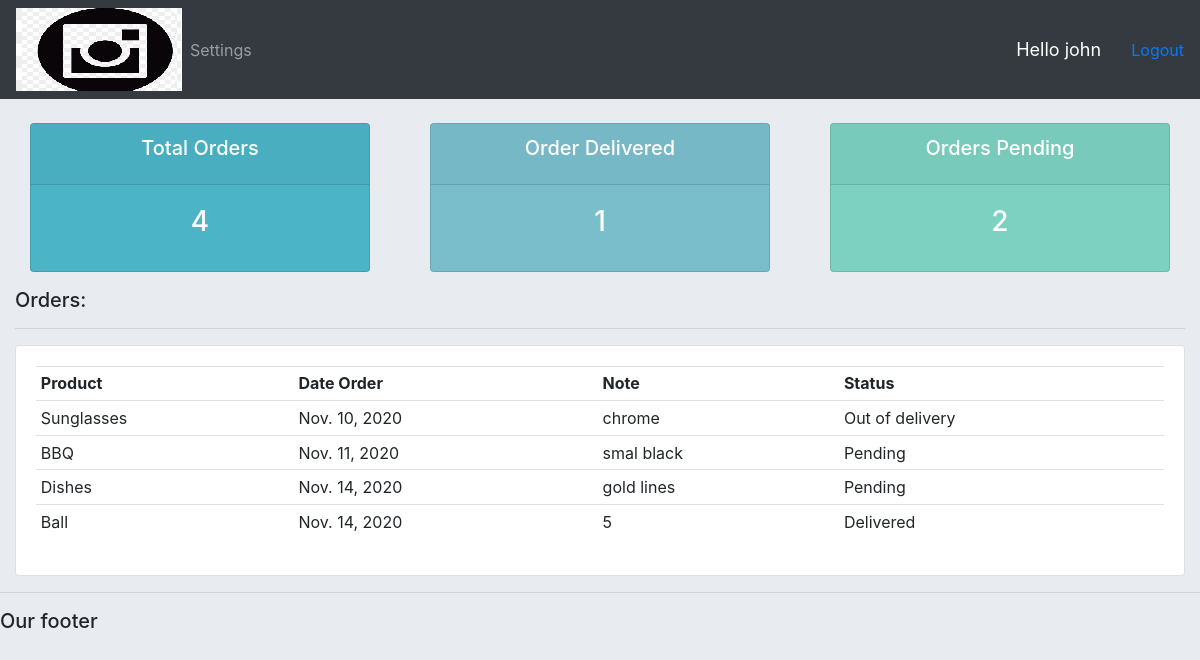
Page /user/ (signed in) on the committed database.
### accounts/models.py (models this page shows, shortened)
class Order(models.Model):
    STATUS = (
        ('Pending', 'Pending'),
        ('Out of delivery', 'Out of delivery'),
        ('Delivered', 'Delivered')
    )
    customer = models.ForeignKey(
        Customer, null=True, on_delete=models.SET_NULL)
    product = models.ForeignKey(Product, null=True, on_delete=models.SET_NULL)
    date_created = models.DateField(auto_now_add=True, null=True)
    status = models.CharField(
        max_length=255, null=True, choices=STATUS)
    note = models.CharField(max_length=1000, null=True)

class Product(models.Model):
    CATEGORY = (
        ('In Door', 'In Door'),
        ('Out Door', 'Out Door')
    )
    name = models.CharField(max_length=255, null=True)
    price = models.FloatField(null=True)
    category = models.CharField(max_length=255, null=True, choices=CATEGORY)
    description = models.TextField(max_length=500, null=True)
    date_created = models.DateField(auto_now_add=True, null=True)
    tags = models.ManyToManyField(Tag)
    def __str__(self):
        return self.name

### accounts/decorators.py (the view)
        def wrapper_func(request, *args, **kwargs):
            group = None
            if request.user.groups.exists():
                group = request.user.groups.all()[0].name
            if group in allowed_roles:
                return view_func(request, *args, **kwargs)
            else:
                return HttpResponse('You are not authorize!')

### accounts/views.py (called while the page is built)
@login_required(login_url='login')
@allowed_users(allowed_roles=['customer'])
def user_page(request):
    orders = request.user.customer.order_set.all()
    total_orders = orders.count()
    delivered = orders.filter(status='Delivered').count()
    pending = orders.filter(status='Pending').count()
    context = {
        'orders': orders,
        'total_orders': total_orders,
        'delivered': delivered,
        'pending': pending,
    }
    return render(request, 'accounts/user.html', context)

### accounts/templates/accounts/user.html
{% extends "accounts/main.html" %}
{% block content %}
{% include "accounts/status.html" %}
<div class="col-md">
    <h5>Orders:</h5>
    <hr>
    <div class="card card-body">
        <table class="table table-sm">
            <tr>
                <th>Product</th>
                <th>Date Order</th>
                <th>Note</th>
                <th>Status</th>
            </tr>
            {% for order in orders %}
            <tr>
                <td>{{ order.product }}</td>
                <td>{{ order.date_created }}</td>
                <td>{{ order.note }}</td>
                <td>{{ order.status }}</td>
            </tr>
            {% endfor %}
        </table>
    </div>
</div>
{% endblock content %}

### accounts/templates/accounts/navbar.html (shortened to what this page needs)
{% load static %}
<nav class="navbar navbar-expand-lg navbar-dark bg-dark">
    <img src="{% static 'images/logo.png' %}" alt="">
    <div class="collapse navbar-collapse" id="navbarNav">
        <ul class="navbar-nav">
            {% if request.user.is_staff %}
            <li class="nav-item active">
                <a class="nav-link" href="{% url 'dashboard' %}">Dashboard</a>
            </li>
            <li class="nav-item">
                <a class="nav-link" href="{% url 'products' %}">Products </a>
            </li>
            {% else %}
            <li class="nav-item">
                <a class="nav-link" href="{% url 'account_settings' %}">Settings </a>
            </li>
            {% endif %}
        </ul>
    </div>
    <span class="hello-msg">Hello {{ request.user }} &nbsp;</span>
    <span><a href="{% url 'logout' %}">Logout</a></span>
</nav>
<br>

### static/css/main.css (style rules this page uses)
body { background-color: #e8ebf0; }

### accounts/templates/accounts/navbar.html (style rules this page uses)
.hello-msg { font-size: 18px; color: white; margin: 20px; }

### rows in the picture
Order: product "Sunglasses", date_created "Nov. 10, 2020", note "chrome", status "Out of delivery"
Order: product "BBQ", date_created "Nov. 11, 2020", note "smal black", status "Pending"
Order: product "Dishes", date_created "Nov. 14, 2020", note "gold lines", status "Pending"
Order: product "Ball", date_created "Nov. 14, 2020", note "5", status "Delivered"

### other values in the picture
{{ request.user }} "john"
{{ total_orders }} "4"
{{ delivered }} "1"
{{ pending }} "2"
